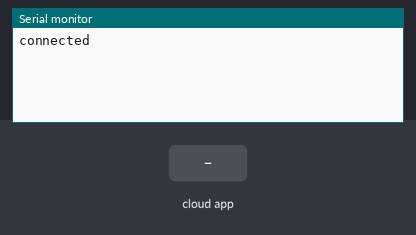
Simulated run of this sketch. Board: ESP8266 (NodeMCU). Parts: the last lines printed to the serial monitor. The test bench sets the inputs (shaded band). The audio player accepts every command and is not drawn.

Above: at 2.7 s.
2.8 s: the phone or cloud app sets 1 to 1
At 3.8 s:
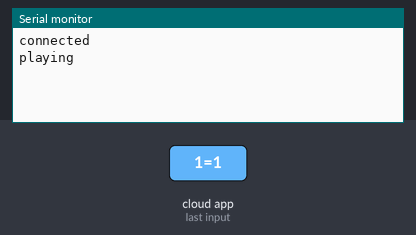
5.0 s: the phone or cloud app sets 2 to 1
At 6.6 s:
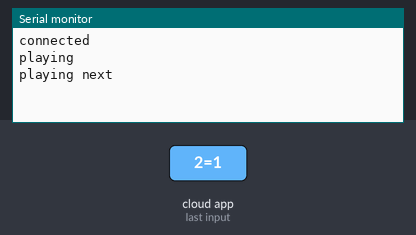
7.0 s: the phone or cloud app sets 3 to 1
At 8.1 s:
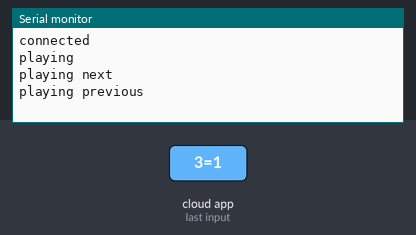
9.0 s: the phone or cloud app sets 5 to 0
At 10.9 s:
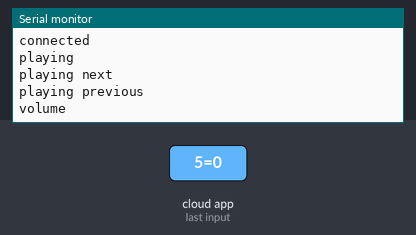

Measured:
- after the input at 2.8 s, the serial monitor: prints a new line after 0.70 s (image 1)
- after the input at 5.0 s, the serial monitor: prints a new line after 0.51 s (image 2)
- after the input at 7.0 s, the serial monitor: prints a new line after 0.51 s (image 3)
- after the input at 9.0 s, the serial monitor: prints a new line after 0.51 s (image 4)

The sketch:

iot_music_player_2.ino
```cpp
#include <SoftwareSerial.h>
#include <DFPlayer_Mini_Mp3.h>

SoftwareSerial mySerial(D3, D2); // RX, TX
#define CAYENNE_DEBUG         // Uncomment to show debug messages
#define CAYENNE_PRINT Serial
#include <CayenneMQTTESP8266.h>
unsigned long lastMillis = 0;
int x;
// WiFi network info.
char ssid[] = "xxx";
char wifiPassword[] = "xxxx";


char username[] = "xxxxxxxxxxxxxx";
char password[] = "xxxxx";
char clientID[] = "xxxxx";

void setup() {
  // put your setup code here, to run once:
  Serial.begin (9600);
  mySerial.begin (9600);
  mp3_set_serial (mySerial);  //set softwareSerial for DFPlayer-mini mp3 module
  Cayenne.begin(username, password, clientID, ssid, wifiPassword);
  Serial.println("connected");
}

void loop() {
  // put your main code here, to run repeatedly:
  Cayenne.loop();
}
CAYENNE_IN(1)
{
  int currentValue = getValue.asInt();
  if (currentValue == 1)
  {
    mp3_play();  //Play the first mp3
    Serial.println("playing");
  }
}
CAYENNE_IN(2)
{
  int currentValue = getValue.asInt();
  if (currentValue == 1)
  {
   mp3_next ();    //play next
    Serial.println("playing next");
  }
}
CAYENNE_IN(3)
{
  int currentValue = getValue.asInt();
  if (currentValue == 1)
  {
   mp3_prev ();    //play previous
    Serial.println("playing previous");
  }
}
CAYENNE_IN(4)
{
  int currentValue = getValue.asInt();
  if (currentValue == 1)
  {
   mp3_stop ();    //play previous
    Serial.println("playing previous");
  }
}
CAYENNE_IN(5)
{
  int vol = getValue.asInt();
   mp3_set_volume (vol);  //0~30
    Serial.println("volume");

}
```
